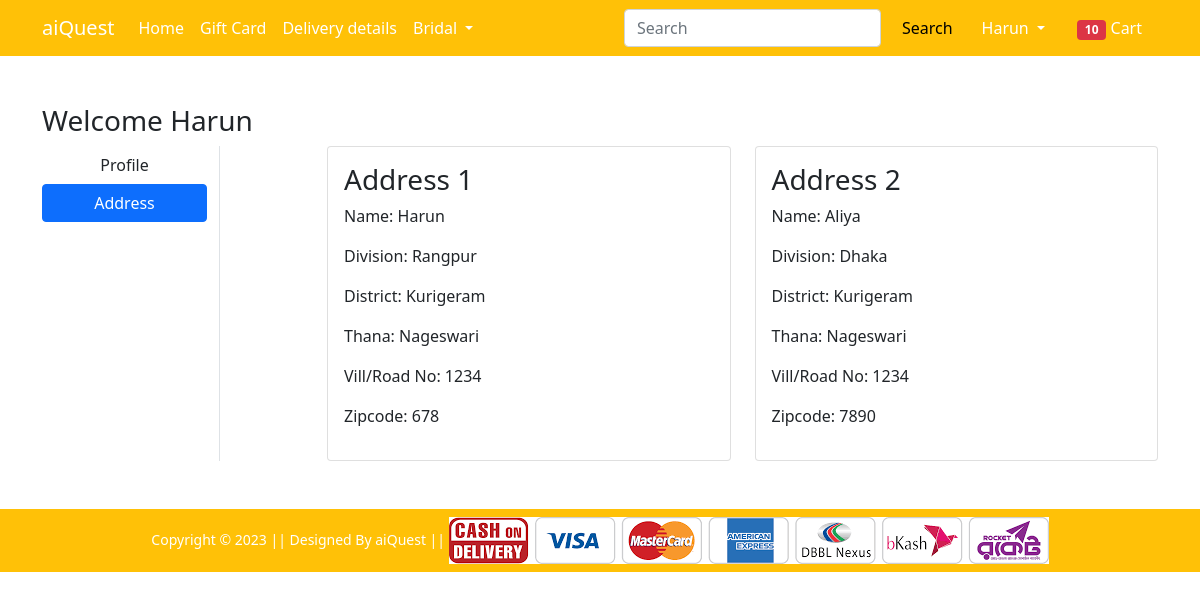
The page /address/ (signed in) on the database its author committed.
### Shop/models.py (models this page shows, shortened)
class customer(models.Model):
    user=models.ForeignKey(User,on_delete=models.CASCADE)
    name=models.CharField( max_length=200)
    division=models.CharField(choices=DIVISION_CHOICES, max_length=50)
    district=models.CharField( max_length=50)
    thana=models.CharField( max_length=50)
    vllorroad=models.CharField( max_length=50)
    zipcode=models.IntegerField()

### Shop/views.py (the view)
# urls.py: path('address/', views.address, name='address'),
def address(request):
 add=customer.objects.filter(user=request.user)
 return render(request, 'Shop/address.html',{'add':add,'active':'btn-primary'})

### Shop/templates/Shop/address.html (shortened to what this page needs)
{% extends 'Shop/base.html' %}
{% load static %}
{% block main-content %}
<div class="container my-5">
    <div class="row">
        <h3>Welcome <span>{{request.user.username|capfirst}}</span></h3>
        <div class="col-sm-2 border-end">
            <ul class="list-unstyled">
                <li class="d-grid"><a href="{% url 'profile' %}" class="btn ">Profile</a></li>
                <li class="d-grid"><a href="{% url 'address' %}" class="btn {{active}}">Address</a></li>
            </ul>
        </div>
        <div class="col-sm-9 offset-sm-1">
            <div class="row">
                {% for fm in add %}
                <div class="col-sm-6">
                    <div class="card">
                        <div class="card-body">
                            <h3>Address {{forloop.counter}}</h3>
                            <p>Name: {{fm.name}}</p>
                            <p>Division: {{fm.division}}</p>
                            <p>District: {{fm.district}}</p>
                            <p>Thana: {{fm.thana}}</p>
                            <p>Vill/Road No: {{fm.vllorroad}}</p>
                            <p>Zipcode: {{fm.zipcode}}</p>
                        </div>
                    </div>
                </div>
                {% endfor %}
            </div>
        </div>
    </div>
</div>
{% endblock main-content %}

### Shop/templates/Shop/base.html (shortened to what this page needs)
<!doctype html>
{% load static %}
<html lang="en">
<head>
    <link href="https://cdn.jsdelivr.net/npm/bootstrap@5.0.0-beta1/dist/css/bootstrap.min.css" rel="stylesheet"
>
    <link rel="stylesheet" href="{% static 'Shop/css/owl.carousel.min.css' %}">
    <link rel="stylesheet" href="{% static 'Shop/css/all.min.css' %}">
    <link rel="stylesheet" href="{% static 'Shop/css/style.css' %}">
</head>
<body>
    <nav class="navbar navbar-expand-lg navbar-dark bg-warning">
        <div class="container">
            <a class="navbar-brand" href="/">aiQuest</a>
            <div class="collapse navbar-collapse" id="navbarSupportedContent">
                <ul class="navbar-nav me-auto mb-2 mb-lg-0">
                    <li class="nav-item">
                        <a class="nav-link active" aria-current="page" href="/">Home</a>
                    </li>
                    <li class="nav-item">
                        <a class="nav-link active" aria-current="page" href="#">Gift Card</a>
                    </li>
                    <li class="nav-item">
                        <a class="nav-link active" aria-current="page" href="#">Delivery details</a>
                    </li>
                    <li class="nav-item dropdown">
                        <a class="nav-link dropdown-toggle text-white" href="#" id="electronicsDropdown" role="button"
                            data-bs-toggle="dropdown" aria-expanded="false">
                            Bridal
                        </a>
                    </li>
                </ul>
                <form class="d-flex">
                    <input class="form-control me-2" type="search" placeholder="Search" aria-label="Search">
                    <button class="btn btn-warning" type="submit">Search</button>
                </form>
                <div>
                    <ul class="navbar-nav me-auto mb-2 mb-lg-0">
                        {% if request.user.is_authenticated %}
                        <li class="nav-item dropdown mx-2">
                            <a class="nav-link dropdown-toggle text-white" href="#" id="profileDropdown" role="button"
                                data-bs-toggle="dropdown" aria-expanded="false">
                               <span>{{request.user.username|capfirst}}</span>
                            </a>
                        </li>
                        <li class="nav-item mx-2">
                            <a href="{% url 'cart' %}" class="nav-link text-white"><span
                                    class="badge bg-danger">10</span> Cart </a>
                        </li>
                        {% endif %}
                    </ul>
                </div>
            </div>
        </div>
    </nav>
    {% block main-content %} {% endblock main-content %}
    <footer class="container-fluid bg-warning text-center p-2 mt-5">
        <small class="text-white">Copyright &copy; 2023 || Designed By aiQuest || </small>
        <img src="{% static 'Shop/images/paymentlogo.png' %}" alt="" srcset="" class="img-fluid" height="2px">
    </footer>
</body>
</html>

### rows shown on the page
customer: name "Harun", division "Rangpur", district "Kurigeram", thana "Nageswari", vllorroad "1234", zipcode "678"
customer: name "Aliya", division "Dhaka", district "Kurigeram", thana "Nageswari", vllorroad "1234", zipcode "7890"

### other values the page prints
{{ request.user.username|capfirst }} "Harun"
